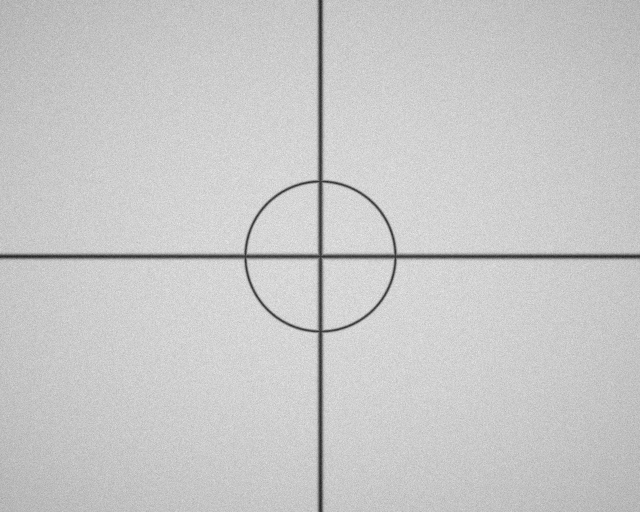
#> input picture samples/boresight/thm_offset_0_0.png, 640 x 512 px
$ python -i mtf.py   (imports and definitions only)   (older library calls are emulated)
#> lines starting #> are read from the running program, lines starting #| are printed output that depends on the picture
#> further down, picture is the input picture: shape (512, 640); min 31, max 236, mean 200.2
"""ISO 12233 egimli kenar (slanted-edge) MTF olcumu.

Akis: kenar tespiti -> ROI -> satir basi alt-piksel kenar konumu (turev centroidi)
-> dogru uydurma -> 4x asiri ornekli ESF -> LSF (Hamming) -> |FFT| = MTF.
"""
from __future__ import annotations

import time
from typing import Any

import cv2
import numpy as np
from PIL import Image

OVERSAMPLE = 4


def _to_gray(image: Image.Image) -> np.ndarray:
    return np.asarray(image.convert("L"), dtype=np.float64)


def _detect_roi(gray: np.ndarray) -> tuple[int, int, int, int]:
    """Baskin egimli kenari bulup etrafinda (x0,y0,x1,y1) ROI dondurur."""
    h, w = gray.shape
#> h = 512; w = 640
    g8 = cv2.normalize(gray, None, 0, 255, cv2.NORM_MINMAX).astype(np.uint8)
    sm = cv2.GaussianBlur(g8, (0, 0), 2.0)
    edges = cv2.Canny(sm, 20, 60)
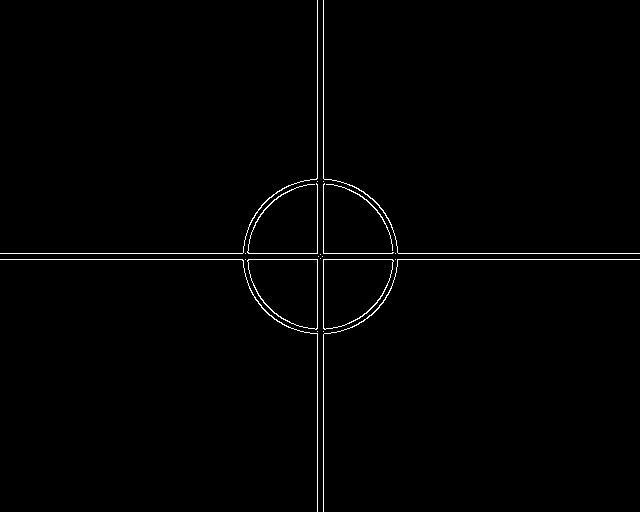
#> edges: shape (512, 640); 1% white in thin lines or dots
    lines = cv2.HoughLinesP(edges, 1, np.pi / 720, threshold=40,
                            minLineLength=max(30, min(h, w) // 8), maxLineGap=6)
#> lines = [[0, 259, 639, 259], [323, 511, 323, 0], [0, 253, 639, 253], [317, 511, 317, 260], [317, 193, 317, 79], [317, 78, 317, 0]]
    if lines is None:
        raise ValueError("Eğimli kenar bulunamadı")
    best = max(np.asarray(lines).reshape(-1, 4), key=lambda l: np.hypot(l[2] - l[0], l[3] - l[1]))
#> best = [0, 259, 639, 259]
    x1, y1, x2, y2 = [float(v) for v in best]
#> x1 = 0; y1 = 259; x2 = 639; y2 = 259
    ys, xs = np.nonzero(edges)
#> ys = 3305 values from 0 to 511; xs = 3305 values, max 639 at index 1649, min 0 at index 1023, mean 319.8
    dx, dy = x2 - x1, y2 - y1
#> dx = 639; dy = 0
    n = np.hypot(dx, dy)
#> n = 639
    d = np.abs((xs - x1) * dy - (ys - y1) * dx) / n
#> d = 3305 values, max 259 at index 0, min 0 at index 1654, mean 55.99
    m = d < 4
    if m.sum() < 20:
        xs, ys = np.array([x1, x2]), np.array([y1, y2])
    else:
        xs, ys = xs[m], ys[m]
#> xs = 652 values, max 639 at index 630, min 0 at index 3, mean 319.5; ys = 652 values from 256 to 262
    pad = 24
    x0 = int(max(0, xs.min() - pad)); x1b = int(min(w, xs.max() + pad + 1))
#> after `x0 = int(max(0, xs.min() - pad))`: x0 = 0
#> after `x1b = int(min(w, xs.max() + pad + 1))`: x1b = 640
    y0 = int(max(0, ys.min() - pad)); y1b = int(min(h, ys.max() + pad + 1))
#> after `y0 = int(max(0, ys.min() - pad))`: y0 = 232
#> after `y1b = int(min(h, ys.max() + pad + 1))`: y1b = 287
    if x1b - x0 < 48:
        c = (x0 + x1b) // 2; x0, x1b = max(0, c - 32), min(w, c + 32)
    if y1b - y0 < 48:
        c = (y0 + y1b) // 2; y0, y1b = max(0, c - 32), min(h, c + 32)
    return x0, y0, x1b, y1b


# [184 lines left out: functions _edge_profile, _mtf_from_roi, _cross, _plot_mtf, measure_mtf, not called in this run]

>>> import cv2
>>> picture = cv2.imread('../samples/boresight/thm_offset_0_0.png', cv2.IMREAD_GRAYSCALE)
>>> result = _detect_roi(picture)
#> result = (0, 232, 640, 287)
